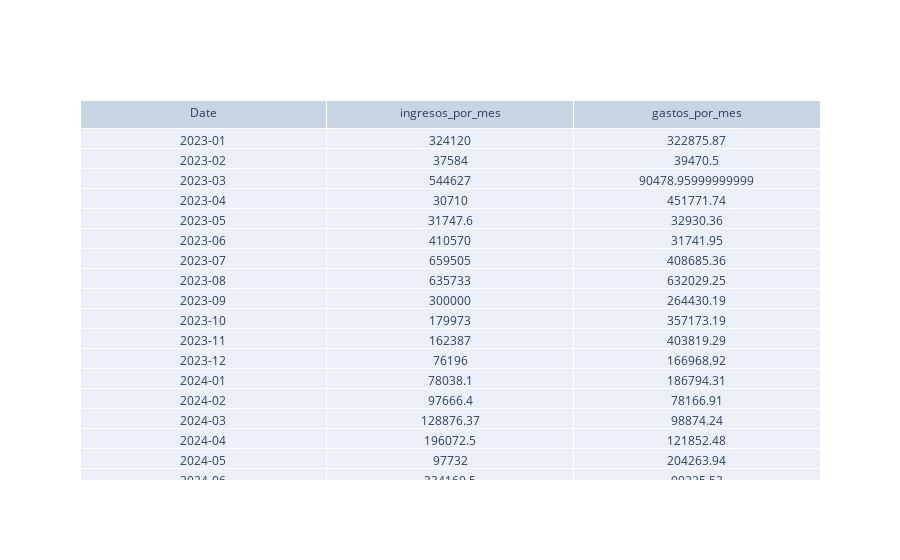

The code cell stored with this chart in its notebook:
### Code cell
fig = go.Figure(data=[go.Table(
    header=dict(values=["Date","ingresos_por_mes","gastos_por_mes"]),
    cells=dict(values=[mesG, ingresos_mes, abs(gastos_mes)]))
])


#fig.add_table(go.Bar(name='ingresos_por_mes', x=mes, y=ingresos_mes))
#fig.add_table(go.Bar(name='gastos_por_mes', x=mesG, y=abs(gastos_mes)))
                     
fig.show()

### Figure 1 — Plotly figure (JSON) as saved in the notebook; plotly's stock layout.template omitted (floating-point values rounded to 4 significant figures)
{"data": [{"cells": {"values": [["2023-01", "2023-02", "2023-03", "2023-04", "2023-05", "2023-06", "2023-07", "2023-08", "2023-09", "2023-10", "2023-11", "2023-12", "2024-01", "2024-02", "2024-03", "2024-04", "2024-05", "2024-06", "2024-07", "2024-08", "2024-09"], [324120, 37584, 544627, 30710, 31750.0, 410570, 659505, 635733, 300000, 179973, 162387, 76196, 78040.0, 97670.0, 128900.0, 196100.0, 97732, 334200.0, 313700.0, 206224], [322900.0, 39470.0, 90480.0, 451800.0, 32930.0, 31740.0, 408700.0, 632000.0, 264400.0, 357200.0, 403800.0, 167000.0, 186800.0, 78170.0, 98870.0, 121900.0, 204300.0, 99230.0, 309300.0, 177000.0, 235100.0]]}, "header": {"values": ["Date", "ingresos_por_mes", "gastos_por_mes"]}, "type": "table"}], "layout": {"autosize": true}}
